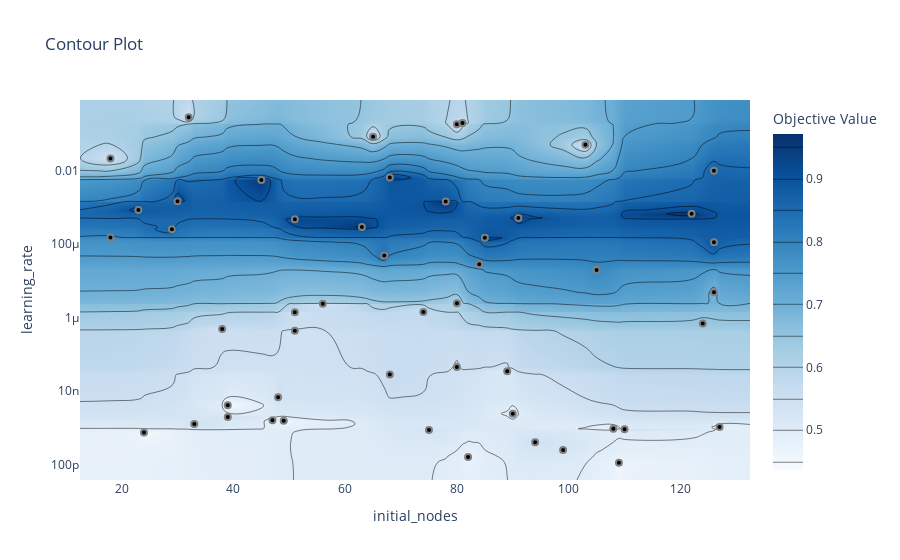
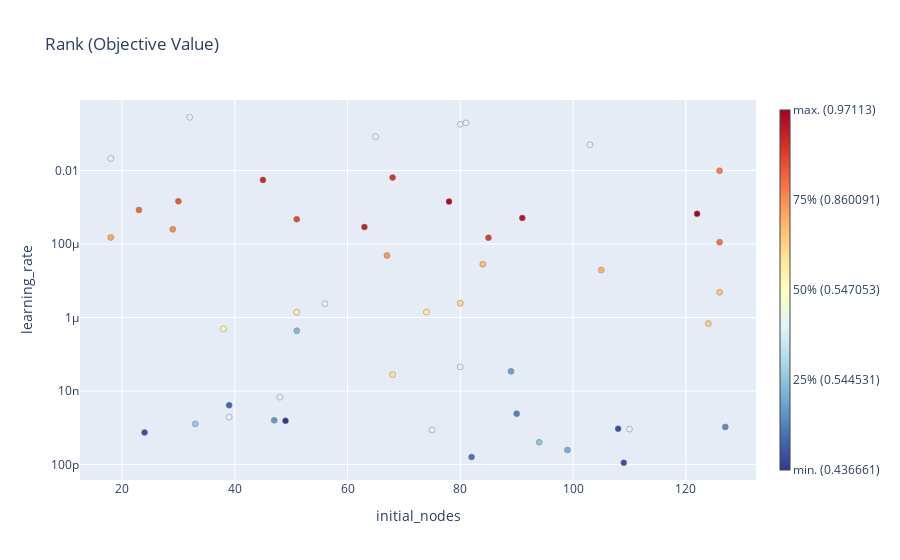

Notebook code for these charts, in order:
### Code cell
fig = plot_contour(study)
fig.show()
fig = plot_rank(study)
fig.show()

### Figure 1 — Plotly figure (JSON) as saved in the notebook; plotly's stock layout.template omitted (floating-point values rounded to 4 significant figures; data arrays with more than 128 entries replaced by an {"elided": "..."} marker saying what was removed)
{"data": [{"colorbar": {"title": {"text": "Objective Value"}}, "colorscale": [[0, "rgb(247,251,255)"], [0.125, "rgb(222,235,247)"], [0.25, "rgb(198,219,239)"], [0.375, "rgb(158,202,225)"], [0.5, "rgb(107,174,214)"], [0.625, "rgb(66,146,198)"], [0.75, "rgb(33,113,181)"], [0.875, "rgb(8,81,156)"], [1, "rgb(8,48,107)"]], "connectgaps": true, "contours": {"coloring": "heatmap"}, "hoverinfo": "none", "line": {"smoothing": 1.3}, "reversescale": false, "type": "contour", "x": [12.55, 18, 23, 24, 29, 30, 32, 33, 38, 39, 45, 47, 48, 49, 51, 56, 63, 65, 67, 68, 74, 75, 78, 80, 81, 82, 84, 85, 89, 90, 91, 94, 99, 103, 105, 108, 109, 110, 122, 124, 126, 127, 132.4], "y": [3.775e-11, 1.114e-10, 1.589e-10, 2.465e-10, 4.002e-10, 7.435e-10, 8.698e-10, 9.141e-10, 9.354e-10, 1.048e-09, 1.27e-09, 1.539e-09, 1.592e-09, 1.947e-09, 2.409e-09, 4.103e-09, 6.791e-09, 2.781e-08, 3.411e-08, 4.507e-08, 4.336e-07, 4.867e-07, 6.83e-07, 1.389e-06, 1.402e-06, 2.346e-06, 2.432e-06, 4.859e-06, 1.945e-05, 2.811e-05, 4.834e-05, 0.0001118, 0.0001477, 0.0001501, 0.0002507, 0.0002877, 0.0004722, 0.0005086, 0.000658, 0.0008409, 0.001419, 0.001456, 0.005525, 0.006387, 0.009808, 0.02119, 0.05013, 0.08274, 0.1803, 0.1963, 0.2797, 0.8254], "z": {"elided": "52x43 float values"}}, {"marker": {"color": "black", "line": {"color": "Gray", "width": 2}}, "mode": "markers", "name": "Feasible Trial", "showlegend": false, "type": "scatter", "x": [78, 84, 63, 65, 124, 105, 80, 24, 18, 103, 126, 68, 29, 32, 74, 45, 67, 18, 85, 122, 56, 94, 91, 39, 51, 80, 127, 39, 89, 68, 33, 90, 38, 108, 110, 126, 126, 99, 47, 49, 51, 23, 80, 75, 81, 51, 30, 48, 82, 109], "y": [0.001419, 2.811e-05, 0.0002877, 0.08274, 6.83e-07, 1.945e-05, 0.1803, 7.435e-10, 0.02119, 0.05013, 0.009808, 0.006387, 0.0002507, 0.2797, 1.402e-06, 0.005525, 4.834e-05, 0.0001501, 0.0001477, 0.000658, 2.346e-06, 4.002e-10, 0.0005086, 1.947e-09, 4.336e-07, 2.432e-06, 1.048e-09, 4.103e-09, 3.411e-08, 2.781e-08, 1.27e-09, 2.409e-09, 4.867e-07, 9.354e-10, 9.141e-10, 4.859e-06, 0.0001118, 2.465e-10, 1.592e-09, 1.539e-09, 1.389e-06, 0.0008409, 4.507e-08, 8.698e-10, 0.1963, 0.0004722, 0.001456, 6.791e-09, 1.589e-10, 1.114e-10]}, {"marker": {"color": "#cccccc", "line": {"color": "Gray", "width": 2}}, "mode": "markers", "name": "Infeasible Trial", "showlegend": false, "type": "scatter", "x": [], "y": []}], "layout": {"title": {"text": "Contour Plot"}, "xaxis": {"range": [12.55, 132.4], "title": {"text": "initial_nodes"}}, "yaxis": {"range": [-10.42, -0.08332], "title": {"text": "learning_rate"}, "type": "log"}}}

### Figure 2 — Plotly figure (JSON) as saved in the notebook; plotly's stock layout.template omitted (floating-point values rounded to 4 significant figures)
{"data": [{"hovertemplate": "%{hovertext}<extra></extra>", "hovertext": ["Trial #0<br>initial_nodes: 78<br>learning_rate: 0.0014187101103672111<br><b>Objective Value: 0.9651151895523071</b>", "Trial #1<br>initial_nodes: 84<br>learning_rate: 2.8108122006183503e-05<br><b>Objective Value: 0.7785694599151611</b>", "Trial #2<br>initial_nodes: 63<br>learning_rate: 0.0002877008405067789<br><b>Objective Value: 0.9569723606109619</b>", "Trial #3<br>initial_nodes: 65<br>learning_rate: 0.08274276086161435<br><b>Objective Value: 0.5470528602600098</b>", "Trial #4<br>initial_nodes: 124<br>learning_rate: 6.829913261377663e-07<br><b>Objective Value: 0.6402331590652466</b>", "Trial #5<br>initial_nodes: 105<br>learning_rate: 1.9451325325217144e-05<br><b>Objective Value: 0.7908762693405151</b>", "Trial #6<br>initial_nodes: 80<br>learning_rate: 0.1802878181559545<br><b>Objective Value: 0.5470528602600098</b>", "Trial #7<br>initial_nodes: 24<br>learning_rate: 7.435205853060182e-10<br><b>Objective Value: 0.4529471695423126</b>", "Trial #8<br>initial_nodes: 18<br>learning_rate: 0.021193293640885156<br><b>Objective Value: 0.5470528602600098</b>", "Trial #9<br>initial_nodes: 103<br>learning_rate: 0.05013274471944537<br><b>Objective Value: 0.5470528602600098</b>", "Trial #10<br>initial_nodes: 126<br>learning_rate: 0.009808117097306142<br><b>Objective Value: 0.8839641213417053</b>", "Trial #11<br>initial_nodes: 68<br>learning_rate: 0.006386924212967849<br><b>Objective Value: 0.9491996169090271</b>", "Trial #12<br>initial_nodes: 29<br>learning_rate: 0.00025073225886269217<br><b>Objective Value: 0.8672156929969788</b>", "Trial #13<br>initial_nodes: 32<br>learning_rate: 0.2796978773551811<br><b>Objective Value: 0.5470528602600098</b>", "Trial #14<br>initial_nodes: 74<br>learning_rate: 1.4015848675188285e-06<br><b>Objective Value: 0.5593596696853638</b>", "Trial #15<br>initial_nodes: 45<br>learning_rate: 0.005525058672982481<br><b>Objective Value: 0.9522531628608704</b>", "Trial #16<br>initial_nodes: 67<br>learning_rate: 4.834365574995679e-05<br><b>Objective Value: 0.838715672492981</b>", "Trial #17<br>initial_nodes: 18<br>learning_rate: 0.00015009111045464067<br><b>Objective Value: 0.7956879734992981</b>", "Trial #18<br>initial_nodes: 85<br>learning_rate: 0.0001476862178900877<br><b>Objective Value: 0.9434625506401062</b>", "Trial #19<br>initial_nodes: 122<br>learning_rate: 0.0006579653011946036<br><b>Objective Value: 0.971129834651947</b>", "Trial #20<br>initial_nodes: 56<br>learning_rate: 2.3459542478082196e-06<br><b>Objective Value: 0.5470528602600098</b>", "Trial #21<br>initial_nodes: 94<br>learning_rate: 4.001793885336988e-10<br><b>Objective Value: 0.5440918207168579</b>", "Trial #22<br>initial_nodes: 91<br>learning_rate: 0.0005086027407695676<br><b>Objective Value: 0.9605811238288879</b>", "Trial #23<br>initial_nodes: 39<br>learning_rate: 1.9465384042153084e-09<br><b>Objective Value: 0.5470528602600098</b>", "Trial #24<br>initial_nodes: 51<br>learning_rate: 4.3361840680567003e-07<br><b>Objective Value: 0.5400203466415405</b>", "Trial #25<br>initial_nodes: 80<br>learning_rate: 2.4322887698390833e-06<br><b>Objective Value: 0.5971129536628723</b>", "Trial #26<br>initial_nodes: 127<br>learning_rate: 1.0482095387452723e-09<br><b>Objective Value: 0.47885629534721375</b>", "Trial #27<br>initial_nodes: 39<br>learning_rate: 4.1029401210349874e-09<br><b>Objective Value: 0.4533172845840454</b>", "Trial #28<br>initial_nodes: 89<br>learning_rate: 3.411269453930662e-08<br><b>Objective Value: 0.5054131746292114</b>", "Trial #29<br>initial_nodes: 68<br>learning_rate: 2.781351773280943e-08<br><b>Objective Value: 0.5694457292556763</b>", "Trial #30<br>initial_nodes: 33<br>learning_rate: 1.2698470419737912e-09<br><b>Objective Value: 0.5458499193191528</b>", "Trial #31<br>initial_nodes: 90<br>learning_rate: 2.408959582584204e-09<br><b>Objective Value: 0.4690478444099426</b>", "Trial #32<br>initial_nodes: 38<br>learning_rate: 4.866891972890962e-07<br><b>Objective Value: 0.5471453666687012</b>", "Trial #33<br>initial_nodes: 108<br>learning_rate: 9.354331532348301e-10<br><b>Objective Value: 0.4529471695423126</b>", "Trial #34<br>initial_nodes: 110<br>learning_rate: 9.140797310621151e-10<br><b>Objective Value: 0.5470528602600098</b>", "Trial #35<br>initial_nodes: 126<br>learning_rate: 4.858609740197809e-06<br><b>Objective Value: 0.6856666803359985</b>", "Trial #36<br>initial_nodes: 126<br>learning_rate: 0.0001118034480316462<br><b>Objective Value: 0.9113537669181824</b>", "Trial #37<br>initial_nodes: 99<br>learning_rate: 2.4653462464495744e-10<br><b>Objective Value: 0.529934287071228</b>", "Trial #38<br>initial_nodes: 47<br>learning_rate: 1.592082659374324e-09<br><b>Objective Value: 0.48662903904914856</b>", "Trial #39<br>initial_nodes: 49<br>learning_rate: 1.5391366847232677e-09<br><b>Objective Value: 0.43666142225265503</b>", "Trial #40<br>initial_nodes: 51<br>learning_rate: 1.3887687809398972e-06<br><b>Objective Value: 0.5505690574645996</b>", "Trial #41<br>initial_nodes: 23<br>learning_rate: 0.0008408551601517393<br><b>Objective Value: 0.9150550365447998</b>", "Trial #42<br>initial_nodes: 80<br>learning_rate: 4.507076290850357e-08<br><b>Objective Value: 0.5470528602600098</b>", "Trial #43<br>initial_nodes: 75<br>learning_rate: 8.697713691175416e-10<br><b>Objective Value: 0.5470528602600098</b>", "Trial #44<br>initial_nodes: 81<br>learning_rate: 0.19631883842304762<br><b>Objective Value: 0.5470528602600098</b>", "Trial #45<br>initial_nodes: 51<br>learning_rate: 0.0004721758813534989<br><b>Objective Value: 0.9304154515266418</b>", "Trial #46<br>initial_nodes: 30<br>learning_rate: 0.0014563710628103192<br><b>Objective Value: 0.9286573529243469</b>", "Trial #47<br>initial_nodes: 48<br>learning_rate: 6.790685543933632e-09<br><b>Objective Value: 0.5470528602600098</b>", "Trial #48<br>initial_nodes: 82<br>learning_rate: 1.58882279431383e-10<br><b>Objective Value: 0.46488386392593384</b>", "Trial #49<br>initial_nodes: 109<br>learning_rate: 1.1141784696858781e-10<br><b>Objective Value: 0.4529471695423126</b>"], "marker": {"color": ["rgb(175.0, 10.0, 38.0)", "rgb(253.0, 187.0, 109.0)", "rgb(196.0, 29.0, 39.0)", "rgb(223.0, 242.0, 248.0)", "rgb(254.0, 208.0, 129.0)", "rgb(253.0, 177.0, 100.0)", "rgb(223.0, 242.0, 248.0)", "rgb(57.0, 80.0, 162.0)", "rgb(223.0, 242.0, 248.0)", "rgb(223.0, 242.0, 248.0)", "rgb(246.0, 125.0, 74.0)", "rgb(216.0, 49.0, 40.0)", "rgb(248.0, 138.0, 80.0)", "rgb(223.0, 242.0, 248.0)", "rgb(254.0, 233.0, 157.0)", "rgb(206.0, 39.0, 39.0)", "rgb(250.0, 151.0, 87.0)", "rgb(252.0, 165.0, 93.0)", "rgb(222.0, 62.0, 45.0)", "rgb(165.0, 0.0, 38.0)", "rgb(223.0, 242.0, 248.0)", "rgb(141.0, 193.0, 220.0)", "rgb(185.0, 20.0, 38.0)", "rgb(223.0, 242.0, 248.0)", "rgb(129.0, 184.0, 215.0)", "rgb(254.0, 218.0, 138.0)", "rgb(89.0, 141.0, 192.0)", "rgb(65.0, 105.0, 174.0)", "rgb(108.0, 164.0, 204.0)", "rgb(254.0, 227.0, 148.0)", "rgb(152.0, 202.0, 225.0)", "rgb(80.0, 130.0, 187.0)", "rgb(255.0, 246.0, 177.0)", "rgb(57.0, 80.0, 162.0)", "rgb(223.0, 242.0, 248.0)", "rgb(253.0, 197.0, 119.0)", "rgb(244.0, 112.0, 68.0)", "rgb(118.0, 175.0, 210.0)", "rgb(99.0, 152.0, 198.0)", "rgb(49.0, 54.0, 149.0)", "rgb(254.0, 239.0, 167.0)", "rgb(239.0, 99.0, 62.0)", "rgb(223.0, 242.0, 248.0)", "rgb(223.0, 242.0, 248.0)", "rgb(223.0, 242.0, 248.0)", "rgb(227.0, 74.0, 51.0)", "rgb(233.0, 87.0, 57.0)", "rgb(223.0, 242.0, 248.0)", "rgb(70.0, 118.0, 181.0)", "rgb(57.0, 80.0, 162.0)"], "line": {"color": "Grey", "width": 0.5}}, "mode": "markers", "showlegend": false, "type": "scatter", "x": [78, 84, 63, 65, 124, 105, 80, 24, 18, 103, 126, 68, 29, 32, 74, 45, 67, 18, 85, 122, 56, 94, 91, 39, 51, 80, 127, 39, 89, 68, 33, 90, 38, 108, 110, 126, 126, 99, 47, 49, 51, 23, 80, 75, 81, 51, 30, 48, 82, 109], "y": [0.001419, 2.811e-05, 0.0002877, 0.08274, 6.83e-07, 1.945e-05, 0.1803, 7.435e-10, 0.02119, 0.05013, 0.009808, 0.006387, 0.0002507, 0.2797, 1.402e-06, 0.005525, 4.834e-05, 0.0001501, 0.0001477, 0.000658, 2.346e-06, 4.002e-10, 0.0005086, 1.947e-09, 4.336e-07, 2.432e-06, 1.048e-09, 4.103e-09, 3.411e-08, 2.781e-08, 1.27e-09, 2.409e-09, 4.867e-07, 9.354e-10, 9.141e-10, 4.859e-06, 0.0001118, 2.465e-10, 1.592e-09, 1.539e-09, 1.389e-06, 0.0008409, 4.507e-08, 8.698e-10, 0.1963, 0.0004722, 0.001456, 6.791e-09, 1.589e-10, 1.114e-10]}, {"hoverinfo": "none", "marker": {"cmax": 1, "cmin": 0, "colorbar": {"thickness": 10, "ticktext": ["min. (0.436661)", "25% (0.544531)", "50% (0.547053)", "75% (0.860091)", "max. (0.97113)"], "tickvals": [0, 0.25, 0.5, 0.75, 1]}, "colorscale": [[0, "rgb(49,54,149)"], [0.1, "rgb(69,117,180)"], [0.2, "rgb(116,173,209)"], [0.3, "rgb(171,217,233)"], [0.4, "rgb(224,243,248)"], [0.5, "rgb(255,255,191)"], [0.6, "rgb(254,224,144)"], [0.7, "rgb(253,174,97)"], [0.8, "rgb(244,109,67)"], [0.9, "rgb(215,48,39)"], [1, "rgb(165,0,38)"]], "showscale": true}, "mode": "markers", "showlegend": false, "type": "scatter", "x": [null], "y": [null]}], "layout": {"title": {"text": "Rank (Objective Value)"}, "xaxis": {"range": [12.55, 132.4], "title": {"text": "initial_nodes"}}, "yaxis": {"range": [-10.42, -0.08332], "title": {"text": "learning_rate"}, "type": "log"}}}
